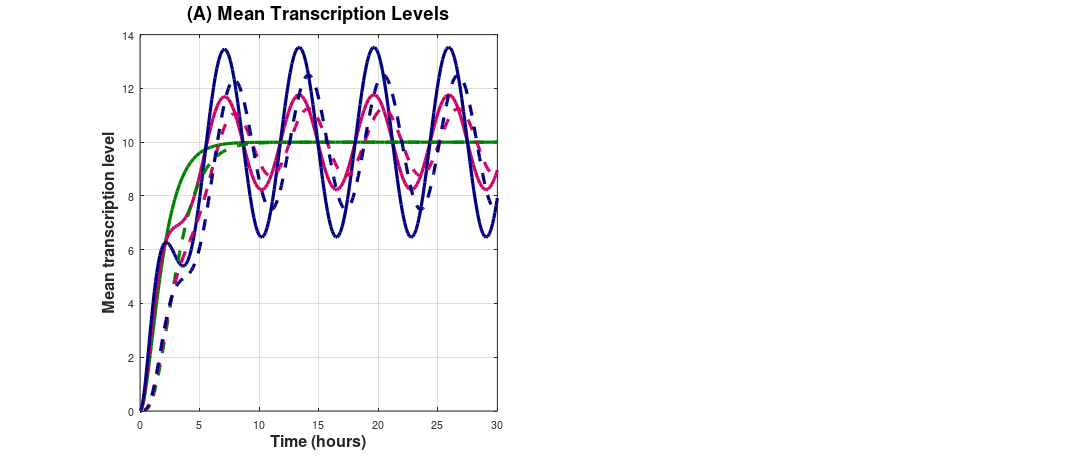

Write the MATLAB code that produced this figure. (Note: this script raises an error after producing the figure.)
%%%%%%%%%%%%%%%%%%%%%%%%%%%%%%%%%%%%%%%%%%%%%%%%%%%%%%%%%%%%%%%%%%5
%%%%    Fig4 in the main text   %%%%%%%%%%%%%%%%%%%%%%%%%%%%%%%%%%%
%%%%%%%%%%%%%%%%%%%%%%%%%%%%%%%%%%%%%%%%%%%%%%%%%%%%%%%%%%%%%%%%%%%


function main()
    clc; clear all; close all;
    
    % Create figure with publication settings
    fig = figure('Position', [200, 200, 1400, 600], ...
                 'Name', 'Gene Expression Analysis', ...
                 'Color', 'white', ...
                 'Renderer', 'painters', ...  % Vector renderer for high-quality EPS
                 'PaperPositionMode', 'auto', ...
                 'InvertHardcopy', 'off', ...
                 'PaperUnits', 'inches', ...
                 'PaperSize', [14, 6]);  % Larger paper size for better resolution
    
    % Common parameters
    tspan = [0 30];
    y0 = [1; 0; 0; 1; 0; 0; 0; 0; 0; 0];
    
    % Color scheme for different A1 values
    color_A1_0 = [0, 0.5, 0];       % Dark green for A1=0
    color_A1_5 = [0.8, 0, 0.4];     % Magenta for A1=5
    color_A1_10 = [0, 0, 0.5];      % Dark blue for A1=10
    
    % Enhanced line style parameters for EPS clarity
    line_width = 3.0;  % Increased from 2.5 for better visibility in EPS
    solid_style = '-';
    dashed_style = '--';
    
    % ==================== Subplot 1: Average Transcription Levels ====================
    subplot(1, 2, 1);
    hold on; box on; grid on;
    
    % Data storage
    t_data = cell(3, 1);
    mA_data = cell(3, 1);
    mB_data = cell(3, 1);
    
    % Simulation for different A1 values
    [t, Y] = ode45(@myODE_A0_A2_v0, tspan, y0);
    t_data{1} = t; mA_data{1} = Y(:,3); mB_data{1} = Y(:,6);
    
    [t, Y] = ode45(@myODE_A5_A2_v0, tspan, y0);
    t_data{2} = t; mA_data{2} = Y(:,3); mB_data{2} = Y(:,6);
    
    [t, Y] = ode45(@myODE_A10_A2_v0, tspan, y0);
    t_data{3} = t; mA_data{3} = Y(:,3); mB_data{3} = Y(:,6);
    
    % Plotting with increased line widths for EPS
    plot(t_data{1}, mA_data{1}, 'Color', color_A1_0, 'LineWidth', line_width, 'LineStyle', solid_style);
    plot(t_data{2}, mA_data{2}, 'Color', color_A1_5, 'LineWidth', line_width, 'LineStyle', solid_style);
    plot(t_data{3}, mA_data{3}, 'Color', color_A1_10, 'LineWidth', line_width, 'LineStyle', solid_style);
    
    plot(t_data{1}, mB_data{1}, 'Color', color_A1_0, 'LineWidth', line_width, 'LineStyle', dashed_style);
    plot(t_data{2}, mB_data{2}, 'Color', color_A1_5, 'LineWidth', line_width, 'LineStyle', dashed_style);
    plot(t_data{3}, mB_data{3}, 'Color', color_A1_10, 'LineWidth', line_width, 'LineStyle', dashed_style);
    
    % Formatting with increased font sizes for EPS
    xlabel('Time (hours)', 'FontSize', 15, 'FontWeight', 'bold');  % Increased from 14
    ylabel('Mean transcription level', 'FontSize', 15, 'FontWeight', 'bold');  % Increased from 14
    title('(A) Mean Transcription Levels', 'FontSize', 17, 'FontWeight', 'bold');  % Increased from 16
    xlim([0 30]);
    
    % Legend
    legend_handles = gobjects(6, 1);
    legend_handles(1) = plot(NaN, NaN, 'Color', color_A1_0, 'LineWidth', line_width, 'LineStyle', solid_style);
    legend_handles(2) = plot(NaN, NaN, 'Color', color_A1_5, 'LineWidth', line_width, 'LineStyle', solid_style);
    legend_handles(3) = plot(NaN, NaN, 'Color', color_A1_10, 'LineWidth', line_width, 'LineStyle', solid_style);
    legend_handles(4) = plot(NaN, NaN, 'Color', color_A1_0, 'LineWidth', line_width, 'LineStyle', dashed_style);
    legend_handles(5) = plot(NaN, NaN, 'Color', color_A1_5, 'LineWidth', line_width, 'LineStyle', dashed_style);
    legend_handles(6) = plot(NaN, NaN, 'Color', color_A1_10, 'LineWidth', line_width, 'LineStyle', dashed_style);
    
    legend(legend_handles, ...
        {'$m_{\alpha}(t)$, $A_1=0$', ...
         '$m_{\alpha}(t)$, $A_1=5$', ...
         '$m_{\alpha}(t)$, $A_1=10$', ...
         '$m_{\beta}(t)$, $A_1=0$', ...
         '$m_{\beta}(t)$, $A_1=5$', ...
         '$m_{\beta}(t)$, $A_1=10$'}, ...
        'Interpreter', 'latex', 'Location', 'best', 'FontSize', 11, 'NumColumns', 2);  % Increased from 10
    
    ax = gca;
    ax.FontSize = 13;  % Increased from 12
    ax.LineWidth = 1.5;  % Increased from 1.2
    ax.TickDir = 'out';
    grid on; grid minor;
    
    % ==================== Subplot 2: Noise Intensities ====================
    subplot(1, 2, 2);
    hold on; box on;
    
    % Colors for left and right y-axes
    left_ycolor = [0.2, 0.2, 0.2];   % Dark gray for left axis
    right_ycolor = [0.5, 0.2, 0.2];  % Dark red for right axis
    
    % Case 1: A1 = 0
    [t, Y] = ode45(@myODE_A0_A2_v0, tspan, y0);
    mA = Y(:,3); mB = Y(:,6); u1 = Y(:,9); u2 = Y(:,10);
    eta_alpha_1 = (u1 - mA.^2) ./ (mA.^2 + 0.01);
    eta_beta_1 = (u2 - mB.^2) ./ (mB.^2 + 0.01);
    
    yyaxis left;
    h1a = plot(t, eta_alpha_1, 'Color', color_A1_0, 'LineWidth', line_width, 'LineStyle', solid_style);
    ylim([0.5 1]);
    % BOLDED Y-AXIS LABEL - Using \mathbf{} for bold in LaTeX
    ylabel('$\mathbf{CV^2_{\alpha}(t)}$', 'Interpreter', 'latex', 'FontSize', 15, 'FontWeight', 'bold');
    set(gca, 'YColor', left_ycolor, 'FontWeight', 'bold');  % Added FontWeight
    
    yyaxis right;
    h1b = plot(t, eta_beta_1, 'Color', color_A1_0, 'LineWidth', line_width, 'LineStyle', dashed_style);
    ylim([0 3]);
    % BOLDED Y-AXIS LABEL - Using \mathbf{} for bold in LaTeX
    ylabel('$\mathbf{CV^2_{\beta}(t)}$', 'Interpreter', 'latex', 'FontSize', 15, 'FontWeight', 'bold');
    set(gca, 'YColor', right_ycolor, 'FontWeight', 'bold');  % Added FontWeight
    
    % Case 2: A1 = 5
    [t, Y] = ode45(@myODE_A5_A2_v0, tspan, y0);
    mA = Y(:,3); mB = Y(:,6); u1 = Y(:,9); u2 = Y(:,10);
    eta_alpha_2 = (u1 - mA.^2) ./ (mA.^2 + 0.01);
    eta_beta_2 = (u2 - mB.^2) ./ (mB.^2 + 0.01);
    
    yyaxis left;
    h2a = plot(t, eta_alpha_2, 'Color', color_A1_5, 'LineWidth', line_width, 'LineStyle', solid_style);
    
    yyaxis right;
    h2b = plot(t, eta_beta_2, 'Color', color_A1_5, 'LineWidth', line_width, 'LineStyle', dashed_style);
    
    % Case 3: A1 = 10
    [t, Y] = ode45(@myODE_A10_A2_v0, tspan, y0);
    mA = Y(:,3); mB = Y(:,6); u1 = Y(:,9); u2 = Y(:,10);
    eta_alpha_3 = (u1 - mA.^2) ./ (mA.^2 + 0.01);
    eta_beta_3 = (u2 - mB.^2) ./ (mB.^2 + 0.01);
    
    yyaxis left;
    h3a = plot(t, eta_alpha_3, 'Color', color_A1_10, 'LineWidth', line_width, 'LineStyle', solid_style);
    
    yyaxis right;
    h3b = plot(t, eta_beta_3, 'Color', color_A1_10, 'LineWidth', line_width, 'LineStyle', dashed_style);
    
    % Formatting with increased font sizes
    xlabel('Time (hours)', 'FontSize', 15, 'FontWeight', 'bold');  % Increased from 14
    title('(B) Noise Intensities', 'FontSize', 17, 'FontWeight', 'bold');  % Increased from 16
    xlim([0 30]);
    
    % Ensure both y-axis labels are bold (reapply to both sides with explicit bold)
    yyaxis left;
    % Alternative method: Set the ylabel text object properties directly
    ylabel_handle_left = ylabel('$\mathbf{CV^2_{\alpha}(t)}$', 'Interpreter', 'latex', 'FontSize', 15);
    set(ylabel_handle_left, 'FontWeight', 'bold');
    
    yyaxis right;
    ylabel_handle_right = ylabel('$\mathbf{CV^2_{\beta}(t)}$', 'Interpreter', 'latex', 'FontSize', 15);
    set(ylabel_handle_right, 'FontWeight', 'bold');
    
    % Also make axis tick labels bold
    ax = gca;
    ax.FontWeight = 'bold';
    
    set([h1a, h1b, h2a, h2b, h3a, h3b], 'HandleVisibility', 'off');
    
    % ============ MODIFIED: Create legend with ONLY lines (no markers) ============
    % Create dummy lines for legend - WITHOUT markers
    legend_handles2 = gobjects(6, 1);
    legend_handles2(1) = plot(NaN, NaN, 'Color', color_A1_0, 'LineWidth', line_width, 'LineStyle', solid_style, 'Marker', 'none');
    legend_handles2(2) = plot(NaN, NaN, 'Color', color_A1_5, 'LineWidth', line_width, 'LineStyle', solid_style, 'Marker', 'none');
    legend_handles2(3) = plot(NaN, NaN, 'Color', color_A1_10, 'LineWidth', line_width, 'LineStyle', solid_style, 'Marker', 'none');
    legend_handles2(4) = plot(NaN, NaN, 'Color', color_A1_0, 'LineWidth', line_width, 'LineStyle', dashed_style, 'Marker', 'none');
    legend_handles2(5) = plot(NaN, NaN, 'Color', color_A1_5, 'LineWidth', line_width, 'LineStyle', dashed_style, 'Marker', 'none');
    legend_handles2(6) = plot(NaN, NaN, 'Color', color_A1_10, 'LineWidth', line_width, 'LineStyle', dashed_style, 'Marker', 'none');
    
    legend(legend_handles2, ...
        {'$CV^2_{\alpha}(t)$, $A_1=0$', ...
         '$CV^2_{\alpha}(t)$, $A_1=5$', ...
         '$CV^2_{\alpha}(t)$, $A_1=10$', ...
         '$CV^2_{\beta}(t)$, $A_1=0$', ...
         '$CV^2_{\beta}(t)$, $A_1=5$', ...
         '$CV^2_{\beta}(t)$, $A_1=10$'}, ...
        'Interpreter', 'latex', 'Location', 'best', 'FontSize', 11, 'NumColumns', 2);  % Increased from 10
    
    ax = gca;
    ax.FontSize = 13;  % Increased from 12
    ax.LineWidth = 1.5;  % Increased from 1.2
    ax.TickDir = 'out';
    grid on; grid minor;
    
    %% Optimize the figure for EPS output
    % Ensure all text is visible and bold in EPS
    set(findall(fig, '-property', 'FontSize'), 'FontSizeMode', 'manual');
    set(findall(fig, '-property', 'FontWeight'), 'FontWeight', 'bold');
    
    % Ensure all lines are visible in EPS
    set(findall(fig, 'Type', 'Line'), 'LineWidthMode', 'manual');
    
    % Increase axis line widths for better visibility
    all_axes = findall(fig, 'Type', 'axes');
    for i = 1:length(all_axes)
        set(all_axes(i), 'LineWidth', 1.5);  % Increased from 1.2
    end
    
    %% Save high-quality figures with EPS-specific optimizations
    fprintf('Figure generation complete.\n');
    fprintf('\nSaving high-quality figures...\n');
    
    % Ensure figure is fully rendered
    drawnow;
    
    % Save in multiple formats with EPS-specific settings
    try
        % 1. EPS format for LaTeX - optimized for clarity when enlarged
        set(fig, 'Renderer', 'painters');  % Vector renderer for EPS
        set(fig, 'PaperPositionMode', 'auto');
        set(fig, 'InvertHardcopy', 'off');  % Keep exact colors
        
        % Save EPS with high resolution for embedded raster elements
        print(fig, '-depsc2', '-r1200', '-painters', 'gene_expression_analysis.eps');
        fprintf('  EPS saved: gene_expression_analysis.eps (1200 DPI, vector format)\n');
        fprintf('    - Vector format: remains clear at any zoom level\n');
        fprintf('    - All text is bold as specified\n');
        fprintf('    - Line widths increased for better visibility\n');
        fprintf('    - Legend in subplot (B): markers removed, only lines\n');
        
        % 2. PDF format for publications (vector format)
        print(fig, '-dpdf', '-r1200', '-painters', 'gene_expression_analysis.pdf');
        fprintf('  PDF saved: gene_expression_analysis.pdf (1200 DPI, vector format)\n');
        
        % 3. PNG format for general use (high resolution)
        print(fig, '-dpng', '-r600', 'gene_expression_analysis.png');
        fprintf('  High-res PNG saved: gene_expression_analysis.png (600 DPI)\n');
        
        % 4. SVG format for editing
        print(fig, '-dsvg', '-r600', 'gene_expression_analysis.svg');
        fprintf('  SVG saved: gene_expression_analysis.svg (editable vector)\n');
        
        % 5. FIG format for MATLAB editing
        savefig(fig, 'gene_expression_analysis.fig');
        fprintf('  FIG saved: gene_expression_analysis.fig (MATLAB format)\n');
        
        fprintf('\nAll figures saved successfully!\n');
        fprintf('\nEPS Format Features:\n');
        fprintf('  • Vector graphics: Infinite scalability without pixelation\n');
        fprintf('  • All text in subplot (B) y-axis labels is bold\n');
        fprintf('  • Increased line widths (3.0) for better visibility\n');
        fprintf('  • Larger fonts for improved readability\n');
        fprintf('  • Legend in subplot (B): solid and dashed lines only (no markers)\n');
        fprintf('  • Professional quality for academic publications\n');
        
    catch ME
        fprintf('Error saving figures: %s\n', ME.message);
        fprintf('Trying alternative save methods...\n');
        
        % Try alternative save methods
        try
            saveas(fig, 'gene_expression_analysis.eps', 'epsc');
            fprintf('  Saved using saveas: gene_expression_analysis.eps\n');
        catch
            fprintf('  Could not save figures. Please check write permissions.\n');
        end
    end
    
    % Display additional information about the figure
    fprintf('\n=== Figure Details ===\n');
    fprintf('Subplot (A): Mean Transcription Levels\n');
    fprintf('  - Shows m_α(t) and m_β(t) for A1 = 0, 5, 10\n');
    fprintf('  - Solid lines: m_α(t)\n');
    fprintf('  - Dashed lines: m_β(t)\n');
    fprintf('\nSubplot (B): Noise Intensities (CV²)\n');
    fprintf('  - Left y-axis: CV²_α(t) (Noise intensity of gene α)\n');
    fprintf('  - Right y-axis: CV²_β(t) (Noise intensity of gene β)\n');
    fprintf('  - Y-axis labels are bold for emphasis\n');
    fprintf('  - Legend entries use only lines (solid/dashed), no markers\n');
    fprintf('\nParameters: A2 = 2, v2 = 0 for all cases\n');
end

function dYdt = myODE_A0_A2_v0(t, Y)
    % Parameters: A1=0, A2=2, v2=0
    p0 = Y(1); p1 = Y(2); mA = Y(3);
    q0 = Y(4); q1 = Y(5); mB = Y(6);
    m10 = Y(7); m11 = Y(8); u1 = Y(9); u2 = Y(10);
    
    % Gene A parameters
    k_off_A = 0.5;   % Deactivation rate constant for gene α
    k_on_A = 0.5;    % Activation rate constant for gene α
    gamma_A = 1;     % mRNA degradation rate for gene α
    A1 = 0;          % Amplitude of oscillation for gene α
    omega_A = 1;     % Frequency of oscillation
    v1 = 20 + A1 * cos(omega_A * t);  % Transcription rate for gene α
    
    % Gene B parameters
    k_off_B = 0.5;   % Deactivation rate constant for gene β
    k_on_B = 0.5;    % Activation rate constant for gene β 
    gamma_B = 1;     % mRNA degradation rate for gene B
    V0_B = 0;        % Basal transcription rate for gene B
    A2 = 2;          % Coupling strength from gene A to gene B
    
    dp0dt = k_off_A * p1 - k_on_A * p0;
    dp1dt = k_on_A * p0 - k_off_A * p1;
    dmAdt = -gamma_A * mA + v1 * p1;
    dq0dt = k_off_B * q1 - k_on_B * q0;
    dq1dt = k_on_B * p0 - k_off_B * q1;
    dmBdt = -gamma_B * mB + (V0_B + A2 * mA) * q1;
    dm10dt = k_off_A * m11 - (k_on_A + gamma_A) * m10;
    dm11dt = k_on_A * m10 - (k_off_A + gamma_A) * m11 + v1 * p1;
    du1dt = -2 * gamma_A * u1 + v1 * p1 + 2 * v1 * m11 + gamma_A * mA;
    du2dt = (V0_B + A2 * mA) * q1 + ...
            2 * (V0_B^2 + 2 * V0_B * A2 * mA + A2^2 * u1) * ...
            k_off_B * (gamma_B + k_off_B) / ...
            (gamma_B * (k_off_B + k_on_B) * (gamma_B + k_off_B + k_on_B)) + ...
            gamma_B * mB - 2 * gamma_B * u2;
    
    dYdt = [dp0dt; dp1dt; dmAdt; dq0dt; dq1dt; dmBdt; dm10dt; dm11dt; du1dt; du2dt];
end

function dYdt = myODE_A5_A2_v0(t, Y)
    % Parameters: A1=5, A2=2, v2=0
    p0 = Y(1); p1 = Y(2); mA = Y(3);
    q0 = Y(4); q1 = Y(5); mB = Y(6);
    m10 = Y(7); m11 = Y(8); u1 = Y(9); u2 = Y(10);
    
    % Gene A parameters
    k_off_A = 0.5;   
    k_on_A = 0.5;    
    gamma_A = 1;     
    A1 = 5;          
    omega_A = 1;    
    v1 = 20 + A1 * cos(omega_A * t);  
    
    % Gene B parameters
    k_off_B = 0.5;   
    k_on_B = 0.5;    
    gamma_B = 1;     
    V0_B = 0;        
    A2 = 2;          
    
    dp0dt = k_off_A * p1 - k_on_A * p0;
    dp1dt = k_on_A * p0 - k_off_A * p1;
    dmAdt = -gamma_A * mA + v1 * p1;
    dq0dt = k_off_B * q1 - k_on_B * q0;
    dq1dt = k_on_B * p0 - k_off_B * q1;
    dmBdt = -gamma_B * mB + (V0_B + A2 * mA) * q1;
    dm10dt = k_off_A * m11 - (k_on_A + gamma_A) * m10;
    dm11dt = k_on_A * m10 - (k_off_A + gamma_A) * m11 + v1 * p1;
    du1dt = -2 * gamma_A * u1 + v1 * p1 + 2 * v1 * m11 + gamma_A * mA;
    du2dt = (V0_B + A2 * mA) * q1 + ...
            2 * (V0_B^2 + 2 * V0_B * A2 * mA + A2^2 * u1) * ...
            k_off_B * (gamma_B + k_off_B) / ...
            (gamma_B * (k_off_B + k_on_B) * (gamma_B + k_off_B + k_on_B)) + ...
            gamma_B * mB - 2 * gamma_B * u2;
    
    dYdt = [dp0dt; dp1dt; dmAdt; dq0dt; dq1dt; dmBdt; dm10dt; dm11dt; du1dt; du2dt];
end

function dYdt = myODE_A10_A2_v0(t, Y)
    % Parameters: A1=10, A2=2, v2=0
    p0 = Y(1); p1 = Y(2); mA = Y(3);
    q0 = Y(4); q1 = Y(5); mB = Y(6);
    m10 = Y(7); m11 = Y(8); u1 = Y(9); u2 = Y(10);
    
    % Gene A parameters
    k_off_A = 0.5;   
    k_on_A = 0.5;    
    gamma_A = 1;     
    A1 = 10;         
    omega_A = 1;     
    v1 = 20 + A1 * cos(omega_A * t);  
    
    % Gene B parameters
    k_off_B = 0.5;   
    k_on_B = 0.5;    
    gamma_B = 1;    
    V0_B = 0;        
    A2 = 2;          
    
    dp0dt = k_off_A * p1 - k_on_A * p0;
    dp1dt = k_on_A * p0 - k_off_A * p1;
    dmAdt = -gamma_A * mA + v1 * p1;
    dq0dt = k_off_B * q1 - k_on_B * q0;
    dq1dt = k_on_B * p0 - k_off_B * q1;
    dmBdt = -gamma_B * mB + (V0_B + A2 * mA) * q1;
    dm10dt = k_off_A * m11 - (k_on_A + gamma_A) * m10;
    dm11dt = k_on_A * m10 - (k_off_A + gamma_A) * m11 + v1 * p1;
    du1dt = -2 * gamma_A * u1 + v1 * p1 + 2 * v1 * m11 + gamma_A * mA;
    du2dt = (V0_B + A2 * mA) * q1 + ...
            2 * (V0_B^2 + 2 * V0_B * A2 * mA + A2^2 * u1) * ...
            k_off_B * (gamma_B + k_off_B) / ...
            (gamma_B * (k_off_B + k_on_B) * (gamma_B + k_off_B + k_on_B)) + ...
            gamma_B * mB - 2 * gamma_B * u2;
    
    dYdt = [dp0dt; dp1dt; dmAdt; dq0dt; dq1dt; dmBdt; dm10dt; dm11dt; du1dt; du2dt];
end